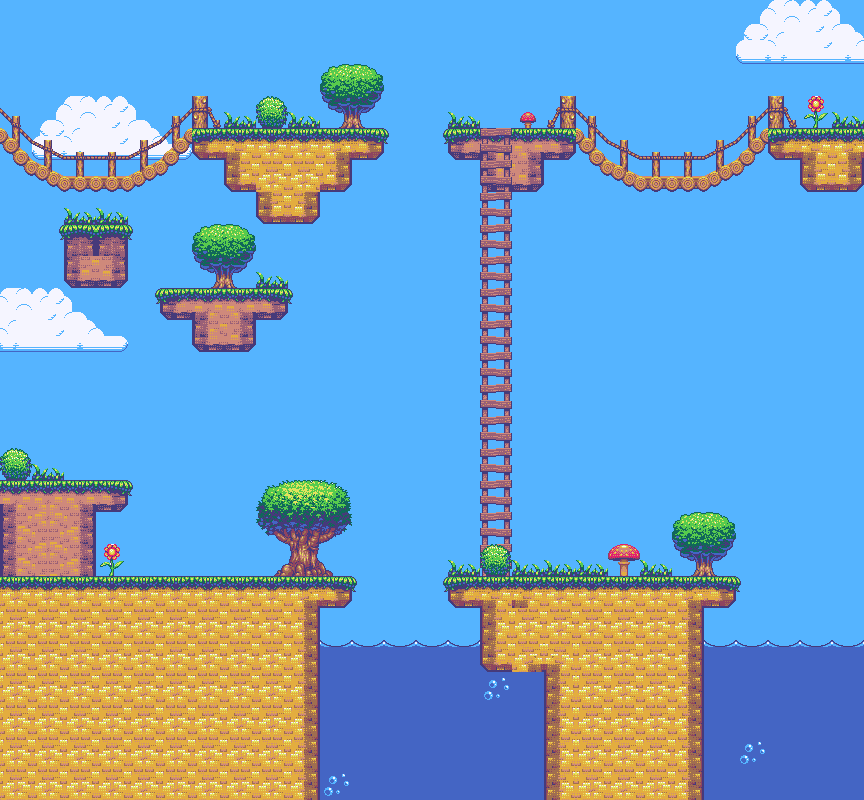

This game map was drawn from its Tiled (.tmx) file and the tilesets committed beside it. A one-line description and the trimmed map source follow:
An orthogonal 27x25 tile map with 32x32 px tiles, 7 tile layers (backgroundLayer, waterLayer, collisionLayer1, collisionLayer2, ...), 2 tilesets and 5 objects (4x goal, player).

<map version="1.0" orientation="orthogonal" renderorder="right-down" width="27" height="25" tilewidth="32" tileheight="32" nextobjectid="9">
 <tileset firstgid="1" name="platform_tiles01" tilewidth="32" tileheight="32" tilecount="171">
  <image source="../images/platform_tiles01.png" trans="ff00ff" width="288" height="608" />
 </tileset>
 <tileset firstgid="172" name="tiles_spritesheet" tilewidth="35" tileheight="35" spacing="1" tilecount="156">
  <image source="../images/tiles_spritesheet.png" trans="ff00ff" width="457" height="468" />
 </tileset>
 <layer name="backgroundLayer" width="27" height="25">
  <data>[675 cells, 675 non-empty, 10 distinct tile ids]</data>
 </layer>
 <layer name="waterLayer" width="27" height="25">
  <data>[675 cells, 85 non-empty, 3 distinct tile ids]</data>
 </layer>
 <layer name="collisionLayer1" width="27" height="25">
  <data>[675 cells, 138 non-empty, 26 distinct tile ids]</data>
 </layer>
 <layer name="collisionLayer2" width="27" height="25">
  <data>[675 cells, 39 non-empty, 22 distinct tile ids]</data>
 </layer>
 <layer name="collisionLayer3" width="27" height="25">
  <data>[675 cells, 55 non-empty, 24 distinct tile ids]</data>
 </layer>
 <layer name="decorationLayer" width="27" height="25">
  <data>[675 cells, 41 non-empty, 18 distinct tile ids]</data>
 </layer>
 <objectgroup name="objectsLayer ">
  <object id="3" type="player" gid="318" x="69" y="480" width="35" height="35" />
  <object id="4" type="goal" gid="319" x="478" y="129" width="35" height="35">
   <properties>
    <property name="nextLevel" value="02_skills" />
   </properties>
  </object>
  <object id="5" type="goal" gid="319" x="635" y="575" width="35" height="35">
   <properties>
    <property name="nextLevel" value="03_works" />
   </properties>
  </object>
  <object id="6" type="goal" gid="319" x="283" y="128" width="35" height="35">
   <properties>
    <property name="nextLevel" value="01_about_me" />
   </properties>
  </object>
  <object id="7" type="goal" gid="319" x="830" y="128" width="35" height="35">
   <properties>
    <property name="nextLevel" value="04_contact" />
   </properties>
  </object>
 </objectgroup>
 <layer name="playerLayer" width="27" height="25">
  <data>[675 cells, 0 non-empty, 0 distinct tile ids]</data>
 </layer>
</map>
